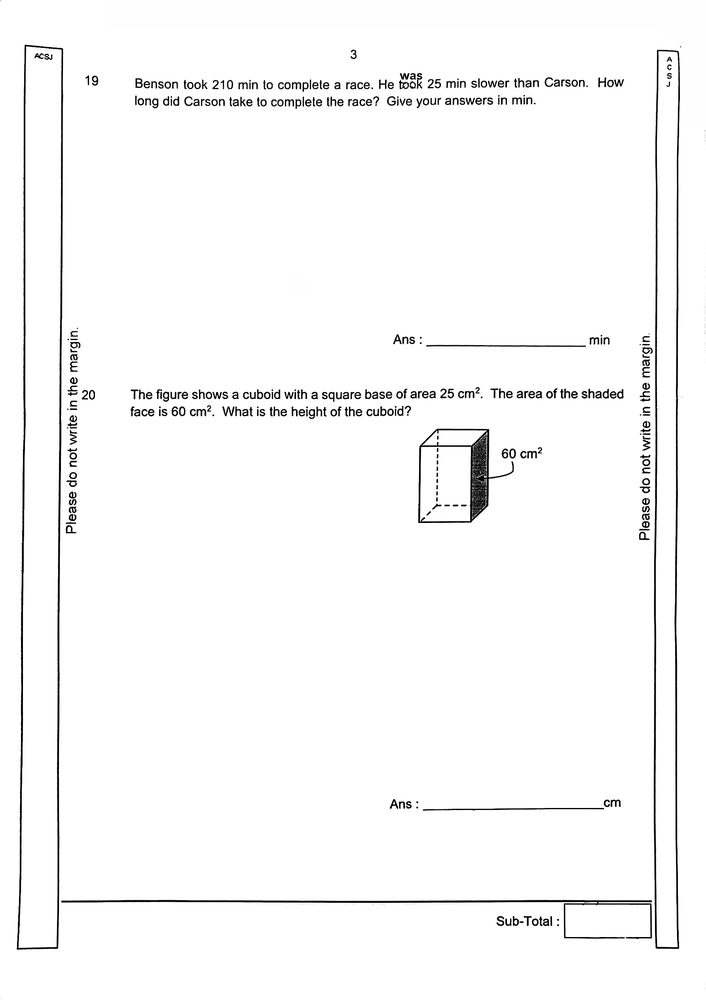
#> input picture ATOM-SG Pilot/02-Geometry/acs_pdf_page010.png, 706 x 1000 px, shrunk from 1784 x 2526 before the run
$ python -i extract_q12_paddle.py   (imports and definitions only)
#> lines starting #> are read from the running program, lines starting #| are printed output that depends on the picture; after the words box and inside, x2 and y2 are one past the last pixel; in counts of white or black regions, pixels touching at a corner belong together
#!/usr/bin/env python3
"""
Extract Q12 using PaddleOCR for text + OpenCV for geometry
"""

import cv2
import numpy as np
from pathlib import Path
from paddleocr import PaddleOCR
import json


# [15 lines left out: function extract_with_paddle, not called in this run]


def find_geometric_shapes(image_path):
    """Find squares and rectangles using OpenCV."""
#> called with image_path = 'acs_pdf_page010.png'
    img = cv2.imread(str(image_path))
#> img is the input picture: shape (1000, 706, 3); min 0, max 255, mean 248.6
    if img is None:
        return None, None, None

    gray = cv2.cvtColor(img, cv2.COLOR_BGR2GRAY)

    # Adaptive thresholding for better edge detection
    thresh = cv2.adaptiveThreshold(gray, 255, cv2.ADAPTIVE_THRESH_GAUSSIAN_C,
                                   cv2.THRESH_BINARY_INV, 11, 2)
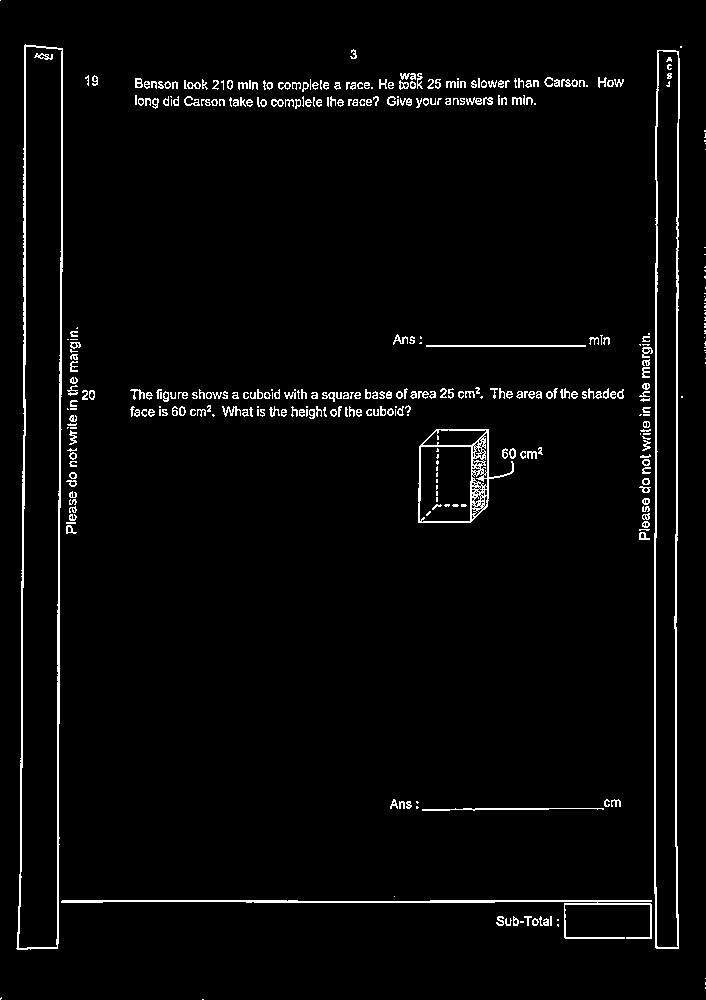
#> thresh: shape (1000, 706); 3% white in thin lines or dots

    # Find contours
    contours, _ = cv2.findContours(thresh, cv2.RETR_TREE, cv2.CHAIN_APPROX_SIMPLE)
#> contours = 622 contours, 469 with area under 20; largest, box (x1, y1, x2, y2) and area: (16, 44, 63, 950) 34257, (18, 46, 63, 949) 31986, (654, 50, 680, 949) 19921, (655, 50, 679, 948) 18022, (418, 429, 514, 523) 6180

    squares = []
    rectangles = []

    for contour in contours:
        area = cv2.contourArea(contour)
        if area < 500:  # Filter small noise
            continue

        epsilon = 0.05 * cv2.arcLength(contour, True)
        approx = cv2.approxPolyDP(contour, epsilon, True)

        if len(approx) == 4:
            x, y, w, h = cv2.boundingRect(approx)
            aspect_ratio = float(w) / h if h > 0 else 0

            shape_info = {
                'x': int(x),
                'y': int(y),
                'width': int(w),
                'height': int(h),
                'aspect_ratio': float(aspect_ratio),
                'area': int(area)
            }

            if 0.8 <= aspect_ratio <= 1.2:
                squares.append(shape_info)
            else:
                rectangles.append(shape_info)
#> this loop made 622 passes
#> (area, epsilon, x, y, w, h, aspect_ratio) on passes 159, 189: (3799.5, 13.12, 419, 446, 53, 76, 0.697), (760, 7.73, 422, 429, 65, 17, 3.82)
#> area on passes 9, 13, 16, 19, 22, 25: 32.5, 29, 33.5, 25.5, 116, 23.5
#> after the loop, rectangles = 2 items; squares = []

    return squares, rectangles, img


# [82 lines left out: functions analyze_page, main, not called in this run]


# [2 lines not run here, left out]

>>> result = find_geometric_shapes('acs_pdf_page010.png')

$ run again, on ATOM-SG Pilot/02-Geometry/acs_pdf_page014.png
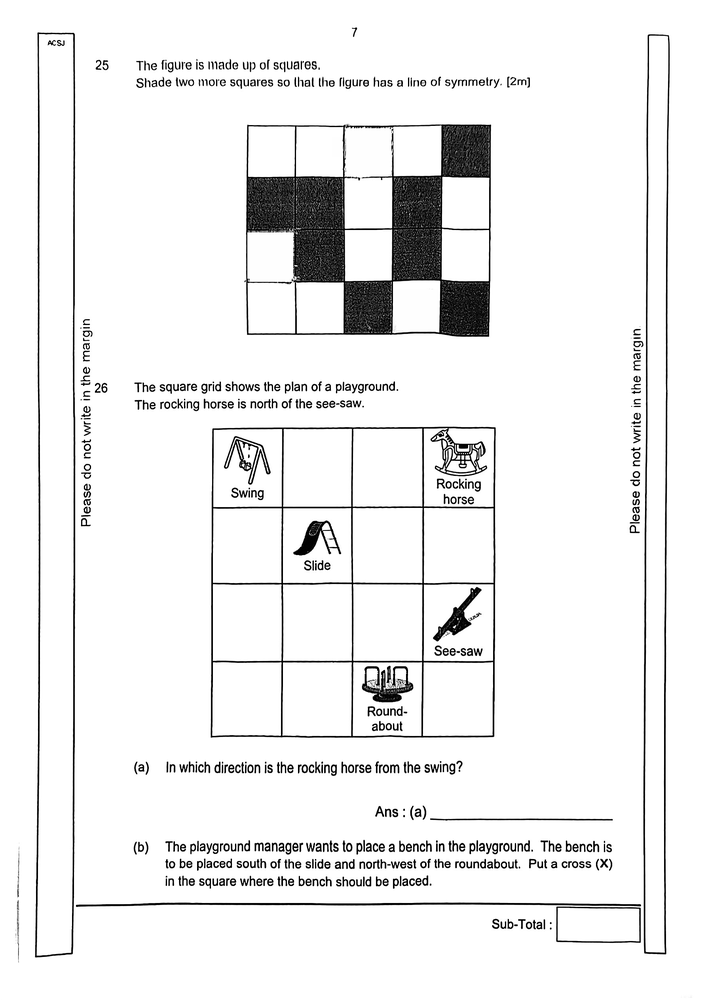
#> input picture ATOM-SG Pilot/02-Geometry/acs_pdf_page014.png, 706 x 1000 px, shrunk from 1784 x 2526 before the run
#> in find_geometric_shapes, img is the input picture: shape (1000, 706, 3); min 0, max 255, mean 238
#> in find_geometric_shapes, `thresh = cv2.adaptiveThreshold(gray, 255, cv2.ADAPTIVE_THRESH_GAUSSIAN..`:
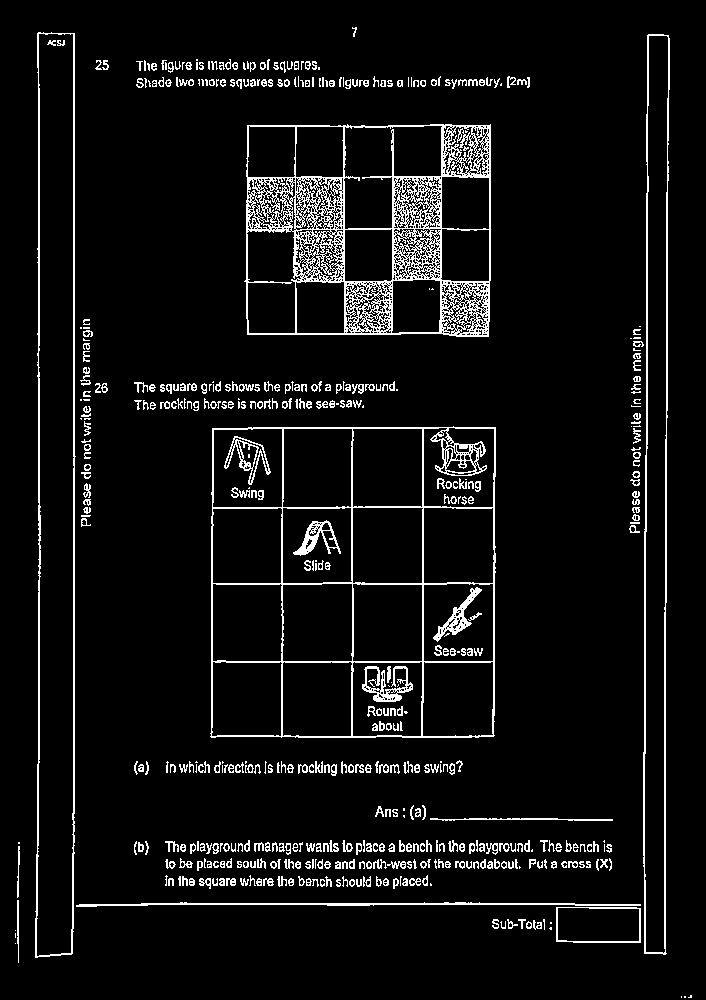
#> thresh: shape (1000, 706); 6.7% white in thin lines or dots
#> contours = 2281 contours, 1822 with area under 20; largest, box (x1, y1, x2, y2) and area: (210, 426, 496, 738) 87532, (244, 124, 491, 337) 50860, (35, 32, 76, 958) 33395, (36, 33, 75, 957) 31530, (643, 34, 670, 955) 19510
#> the loop in find_geometric_shapes, `for contour in contours:` made 2281 passes
#> (area, epsilon, approx, x, y, w, h, aspect_ratio) on passes 19 to 20: (2920, 11.84, [[556, 907], [556, 941], [640, 942], [640, 908]], 556, 907, 85, 36, 2.36), (2726, 11.42, [[557, 908], [638, 908], [639, 940], [558, 940]], 557, 908, 83, 33, 2.52)
#> after the loop in find_geometric_shapes, `for contour in contours:`: rectangles = 2 items; squares = 25 items

$ run again, on ATOM-SG Pilot/02-Geometry/acs_pdf_page015.png
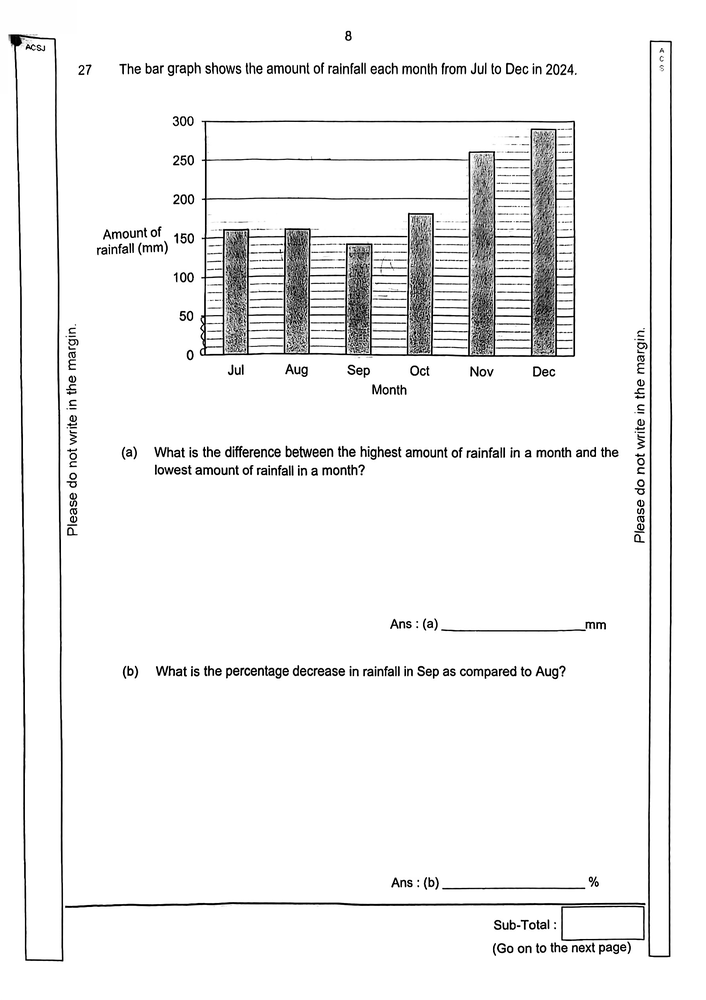
#> input picture ATOM-SG Pilot/02-Geometry/acs_pdf_page015.png, 706 x 1000 px, shrunk from 1784 x 2526 before the run
#> in find_geometric_shapes, img is the input picture: shape (1000, 706, 3); min 0, max 255, mean 241.4
#> in find_geometric_shapes, `thresh = cv2.adaptiveThreshold(gray, 255, cv2.ADAPTIVE_THRESH_GAUSSIAN..`:
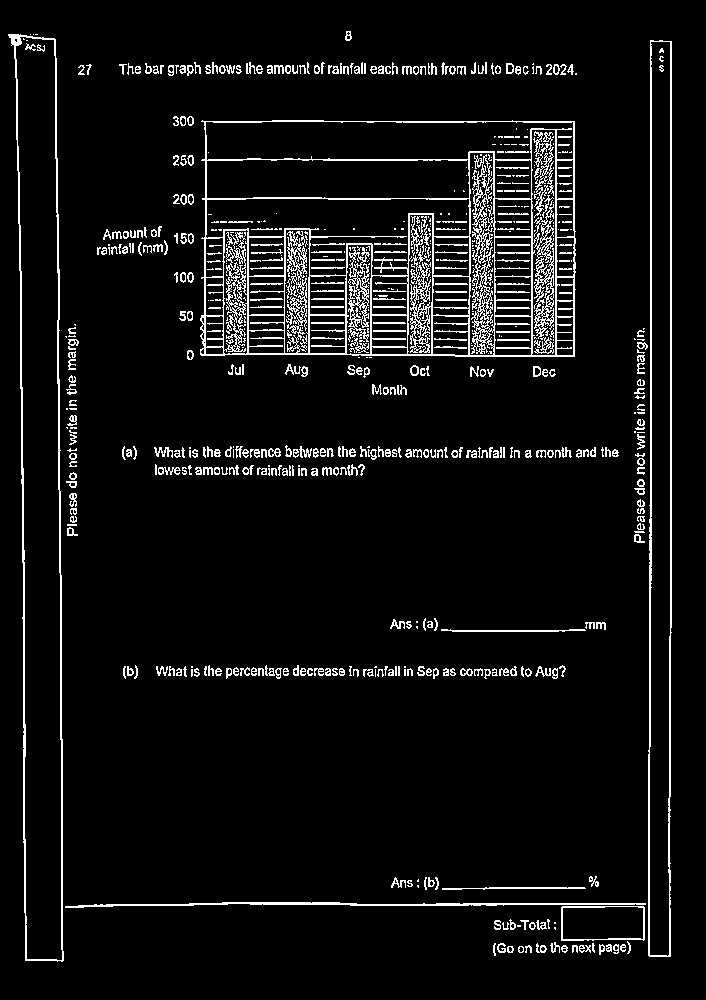
#> thresh: shape (1000, 706); 6.3% white in thin lines or dots, all inside (x1, y1, x2, y2) = (8, 31, 672, 962)
#> contours = 1427 contours, 1066 with area under 20; largest, box (x1, y1, x2, y2) and area: (200, 120, 576, 357) 86657, (8, 34, 64, 962) 35640, (15, 36, 63, 961) 33575, (648, 40, 672, 957) 19444, (649, 41, 671, 957) 17570
#> the loop in find_geometric_shapes, `for contour in contours:` made 1427 passes
#> (area, epsilon, approx, x, y, w, h, aspect_ratio) on passes 41 to 42: (2765.5, 11.74, [[561, 907], [561, 940], [644, 939], [643, 906]], 561, 906, 84, 35, 2.4), (2590, 11.27, [[643, 908], [642, 939], [562, 938], [563, 907]], 562, 907, 82, 33, 2.48)
#> after the loop in find_geometric_shapes, `for contour in contours:`: rectangles = 11 items; squares = 6 items
